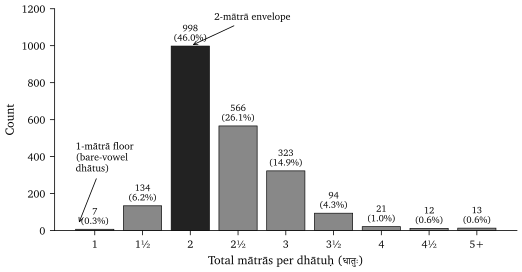

The script that saved this image:
#!/usr/bin/env python3
"""
fig_matra_distribution.py — Bar chart of the mātrā-count distribution
of the Dhātupāṭha.

Companion to fig_particle_count.py. Same corpus (Dhātupāṭha 2,168 entries)
but aggregated by total mātrā (½·C + 1·V1 + 2·V2) rather than particle count.

Source: analysis/dhatupatha/data/derived/matra_distribution.csv
Run:    python3 figures/building_dhatuh/matra_distribution.py
"""

import sys
from pathlib import Path

# Make figures/_shared/style.py importable from this subdirectory.
sys.path.insert(0, str(Path(__file__).resolve().parent.parent))

import matplotlib.pyplot as plt
from _shared.style import setup, savefig, FILL, ACCENT


# (label, count, role) — role drives bar shading.
# Source: analysis/dhatupatha/data/derived/matra_distribution.csv
# Refreshed after the Pāṇinian-1.3.2 strict anubandha-stripping correction.
# The earlier "disyllabic" secondary peak at 4 mātrā (188 / 8.7%) was an
# artifact of misclassifying anunāsika-vowel-tailed roots (the bādhṛ /
# gādhṛ family) as CV2CV1; those are now correctly 3-mātrā CV2C, and the
# 4-mātrā bucket is residual.
MATRA_COUNTS = [
    ("1",    7,   "floor"),    # 0.5 mātrā (2) + 1.0 mātrā (5) aggregated
    ("1½", 134,   "low"),
    ("2",  998,   "modal"),
    ("2½", 566,   "high"),
    ("3",  323,   "common"),
    ("3½",  94,   "tail"),
    ("4",   21,   "tail"),
    ("4½",  12,   "tail"),
    ("5+",  13,   "cliff"),    # 5.0 (9) + 5.5 (2) + 6.0 (2) aggregated
]


def main():
    fig, ax = setup(figsize=(5.6, 3.0))

    labels = [row[0] for row in MATRA_COUNTS]
    counts = [row[1] for row in MATRA_COUNTS]
    total = sum(counts)
    percents = [c / total * 100 for c in counts]

    # Modal bar gets FILL; everything else ACCENT.
    colors = [FILL if row[2] == "modal" else ACCENT for row in MATRA_COUNTS]

    bars = ax.bar(labels, counts, color=colors, edgecolor="black", linewidth=0.5)

    # Annotate each bar with count + percentage.
    for bar, count, pct in zip(bars, counts, percents):
        ax.text(
            bar.get_x() + bar.get_width() / 2,
            bar.get_height() + 18,
            f"{count}\n({pct:.1f}%)",
            ha="center",
            va="bottom",
            fontsize=7,
            linespacing=1.1,
        )

    # Peak annotation — vertical arrow above the 2-mātrā bar.
    # Label matches the chapter's primary phrasing ("2-mātrā envelope", §10.5).
    ax.annotate(
        "2-mātrā envelope",
        xy=(2, 998),
        xytext=(2.5, 1140),
        fontsize=7.5,
        ha="left",
        arrowprops=dict(arrowstyle="->", color="black", lw=0.6),
    )

    # NOTE: The earlier annotation marking a "disyllabic family peak" at 4 mātrā
    # was removed after the Pāṇinian-1.3.2 anubandha-stripping correction. The
    # bādhṛ / gādhṛ family that produced the apparent secondary peak is now
    # correctly classified as 3-mātrā CV2C, and the 4-mātrā bucket is residual
    # (21 entries, 1.0%) — no peak to annotate.

    # Floor annotation — on the left of the 1-mātrā bar to avoid the count label.
    ax.annotate(
        "1-mātrā floor\n(bare-vowel\ndhātus)",
        xy=(-0.35, 30),
        xytext=(-0.4, 320),
        fontsize=7.5,
        ha="left",
        arrowprops=dict(arrowstyle="->", color="black", lw=0.6),
    )

    ax.set_xlabel("Total mātrās per dhātuḥ (धातुः)")
    ax.set_ylabel("Count")
    ax.set_ylim(0, 1200)
    ax.spines["top"].set_visible(False)
    ax.spines["right"].set_visible(False)
    ax.yaxis.set_ticks_position("left")
    ax.xaxis.set_ticks_position("bottom")

    plt.tight_layout()
    savefig("matra_distribution", dir=Path(__file__).resolve().parent)


if __name__ == "__main__":
    main()
